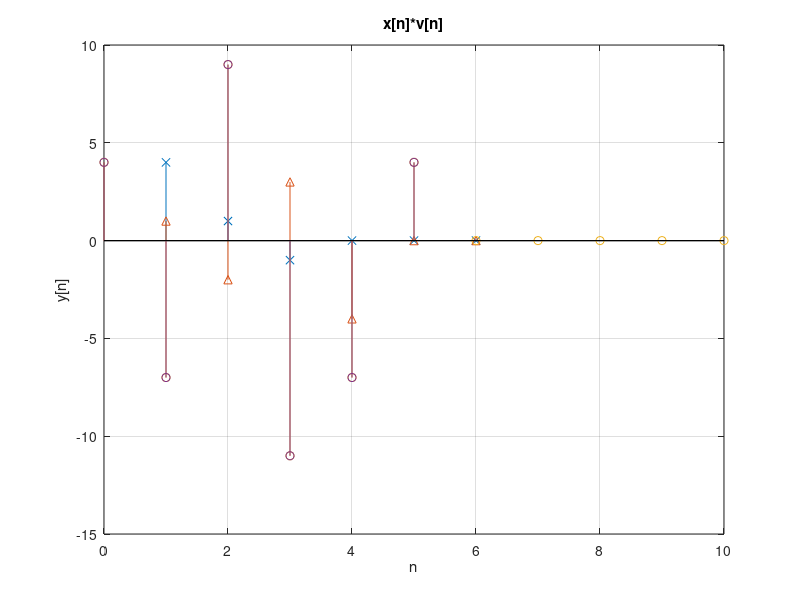
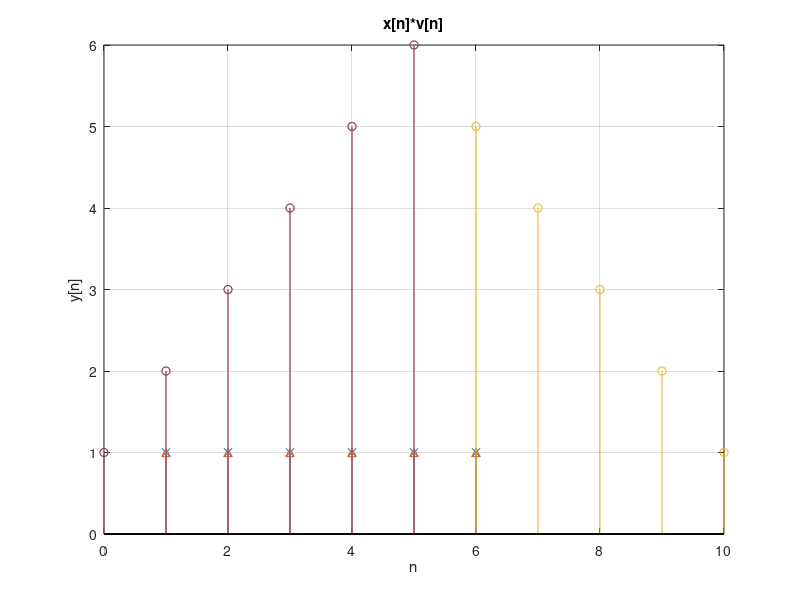

Reproduce these figures in MATLAB, in order.
%% Question 2
% Part a
n = [0 1 2 3 4 5];
x_a = zeros(1,length(n));
v_a = zeros(1,length(n));

x_a(1:3)=[4 1 -1];
v_a(1:4)=[1 -2 3 -4];

y_a = conv(x_a, v_a);

Fig_A = figure;
stem(x_a,'x');
hold
stem(v_a,'^');
stem(0:length(y_a)-1, y_a);
xlabel('Time');
ylabel('Value');

% Part b
x_b = ones(1,length(n));
v_b = ones(1,length(n));

y_b = conv(x_b(1:6),v_b(1:6));

Fig_B = figure;
stem(x_b(1:6),'x');
hold
stem(v_b(1:6),'^');
stem(0:length(y_b)-1,y_b);
xlabel('Time');
ylabel('Value');

%% 
%% Question 2
%%(a) x = [4 1 -1 0 ... 0], v = [1 -2 3 -4 0 ... 0].
n = [0 1 2 3 4 5];
x_a = [4 1 -1 0 0 0];
v_a = [1 -2 3 -4 0 0];

% Compute the convolution
y_a = conv(x_a,v_a);

% Visualize your results
Fig_A = figure(1);
% *insert graphing code here*
stem(n,y_a(n+1))
xlabel('n')
ylabel('y[n]')
grid on
title('x[n]*v[n]')
%%(b) x = n = discrete-time step function.
x_b = [1 1 1 1 1 1];
v_b = [1 1 1 1 1 1];

% Compute the convolution
y_b = conv(x_b,v_b);




% Visualize your results

Fig_B = figure(2);

% *insert graphing code here*

stem(n,y_b(n+1))

xlabel('n')

ylabel('y[n]')

grid on

title('x[n]*v[n]')